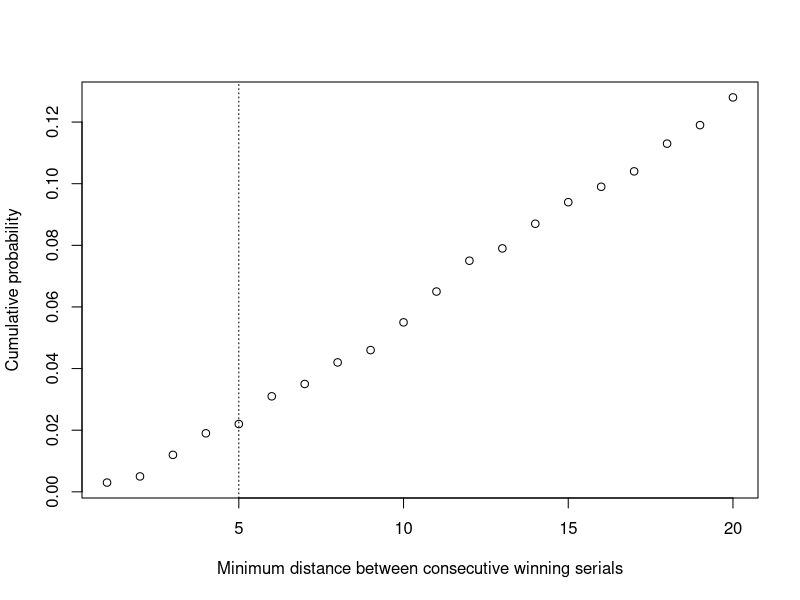
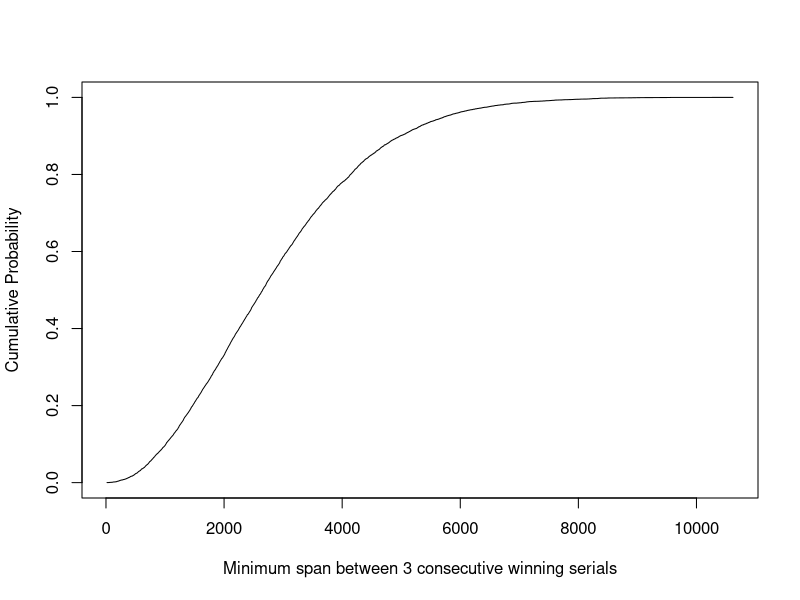

Write the R code that produced these figures, in order.
## ---- chunk 1
# Minimum distance between two lottery winning numbers, given
# that one extracts n winners out of a pool of N
mdist <- function(N=6e6, n=200) {
    w <- sort(sample(N,n))
    min(diff(w))
}
## ---- chunk 2
R <- 1000
md <- replicate(R,mdist())
## ---- chunk 3
# Probabilities that, under the null hypothesis,
# the minimum distance between two consecutive 
# extractions was exactly 1, 2, ..., 20
u <- table(md)[1:20]/R
## ---- chunk 4
# Cumulative probability
cu <- cumsum(u)
plot(cu, 
     xlab="Minimum distance between consecutive winning serials",
     ylab="Cumulative probability")
abline(v=5, lty=3)
## ---- chunk 5

# Minimum distance between C CONSECUTIVE lottery winning numbers, given that
# one extracts n winners out of a pool of N
mdistC <- function(N=6e6, n=200, C=3) {
    w <- sort(sample(N,n))
    min(diff(w, lag=C-1))
}

R <- 10000
md3 <- replicate(R,mdistC(C=3))

md3s <- sort(md3)
D <- (1:R)/R

plot(md3s, D, type="l",
     xlab="Minimum span between 3 consecutive winning serials",
     ylab="Cumulative Probability")


## ---- chunk 6
md3s[1:10]
